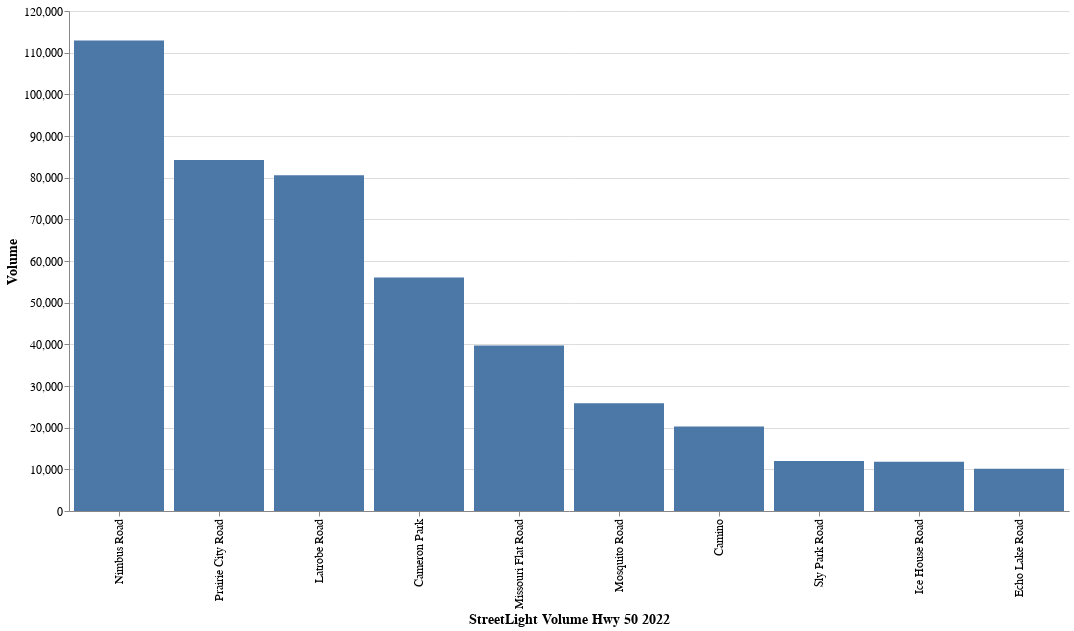

The notebook cell this image was saved under:
### Code cell
stl_22_chart = stl_volume_bar_chart(stl_df22)
stl_22_chart

### Figure 1 — Vega-Lite specification as saved in the notebook (floating-point values rounded to 4 significant figures)
{"config": {"view": {"continuousWidth": 300, "continuousHeight": 300, "strokeOpacity": 0}, "axis": {"labelFontSize": 12, "titleFontSize": 14}}, "data": {"name": "data-70ca3edbbaed55b0430f32a4fedc6b20"}, "mark": {"type": "bar"}, "encoding": {"tooltip": [{"field": "location", "title": "StreetLight Volume 2022", "type": "nominal"}, {"field": "averagedailysegmenttraffic(stlvolume)", "title": "Volume", "type": "quantitative"}], "x": {"field": "location", "sort": {"field": "location_order", "order": "descending"}, "title": "StreetLight Volume Hwy 50 2022", "type": "nominal"}, "y": {"field": "averagedailysegmenttraffic(stlvolume)", "title": "Volume", "type": "quantitative"}}, "height": 500, "width": 1000, "$schema": "https://vega.github.io/schema/vega-lite/v5.14.1.json", "datasets": {"data-70ca3edbbaed55b0430f32a4fedc6b20": [{"location": "Cameron Park", "location_order": 6, "averagedailysegmenttraffic(stlvolume)": 56011}, {"location": "Camino", "location_order": 3, "averagedailysegmenttraffic(stlvolume)": 20308}, {"location": "Echo Lake Road", "location_order": 0, "averagedailysegmenttraffic(stlvolume)": 10131}, {"location": "Ice House Road", "location_order": 1, "averagedailysegmenttraffic(stlvolume)": 11850}, {"location": "Latrobe Road", "location_order": 7, "averagedailysegmenttraffic(stlvolume)": 80565}, {"location": "Missouri Flat Road", "location_order": 5, "averagedailysegmenttraffic(stlvolume)": 39728}, {"location": "Mosquito Road", "location_order": 4, "averagedailysegmenttraffic(stlvolume)": 25833}, {"location": "Nimbus Road", "location_order": 9, "averagedailysegmenttraffic(stlvolume)": 112930}, {"location": "Prairie City Road", "location_order": 8, "averagedailysegmenttraffic(stlvolume)": 84248}, {"location": "Sly Park Road", "location_order": 2, "averagedailysegmenttraffic(stlvolume)": 12005}]}}
